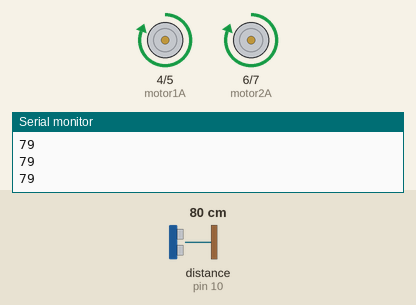
A sketch run on a simulated Arduino Uno, built with avr-gcc and run on an emulated ATmega328P. Shown: motor-driver pin pairs drawn as motors (green arrow = first pin HIGH = forward, orange = second pin HIGH = backward, longer = more drive), the last lines printed to the serial monitor. Wiring (inferred from the names in the program): ultrasonic range finder: trigger pin 9; echo pin 10. The inputs (shaded band) are chosen by the test bench; at power-on: distance to the obstacle (sensor on pin 10) 80 cm. The echo pulse lasts 58.3 µs per cm.

Above: at 1.2 s.
1.3 s: distance to the obstacle (sensor on pin 10) set to 17 cm
2.8 s: distance to the obstacle (sensor on pin 10) set to 14 cm
At 3.6 s:
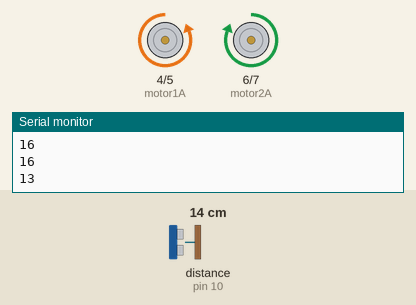
5.8 s: distance to the obstacle (sensor on pin 10) set to 18 cm
At 7.1 s:
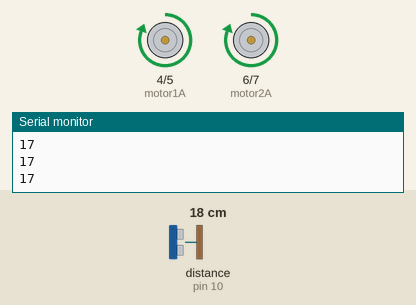
7.6 s: distance to the obstacle (sensor on pin 10) set to 2 cm
At 7.9 s:
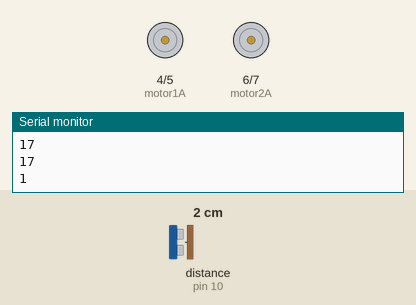
Timing chart, 0 to 11.6 s (numbered marks = the images above; inputs shaded):
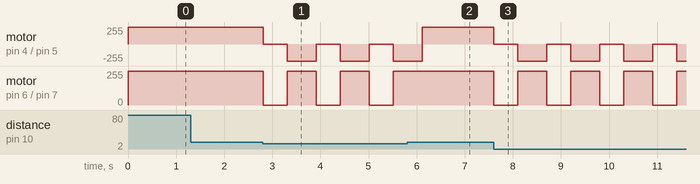

The sketch:

ObstacleAvoiding_Robot.ino
```cpp
#define trigPin 9
#define echoPin 10
#define motor1A 4
#define motor1B 5
#define motor2A 6
#define motor2B 7

void setup() {
  pinMode(trigPin, OUTPUT);
  pinMode(echoPin, INPUT);
  pinMode(motor1A, OUTPUT);
  pinMode(motor1B, OUTPUT);
  pinMode(motor2A, OUTPUT);
  pinMode(motor2B, OUTPUT);
  Serial.begin(9600);
}

void loop() {
  long duration;
  int distance;
  digitalWrite(trigPin, LOW);
  delayMicroseconds(2);
  digitalWrite(trigPin, HIGH);
  delayMicroseconds(10);
  digitalWrite(trigPin, LOW);
  duration = pulseIn(echoPin, HIGH);
  distance = duration * 0.034 / 2;
  Serial.println(distance);

  if (distance < 15) { // Obstacle detected within 15 cm
    stopRobot();
    delay(500);
    turnRight();
    delay(600);
  } else {
    moveForward();
  }
}

void moveForward() {
  digitalWrite(motor1A, HIGH);
  digitalWrite(motor1B, LOW);
  digitalWrite(motor2A, HIGH);
  digitalWrite(motor2B, LOW);
}

void stopRobot() {
  digitalWrite(motor1A, LOW);
  digitalWrite(motor1B, LOW);
  digitalWrite(motor2A, LOW);
  digitalWrite(motor2B, LOW);
}

void turnRight() {
  digitalWrite(motor1A, LOW);
  digitalWrite(motor1B, HIGH);
  digitalWrite(motor2A, HIGH);
  digitalWrite(motor2B, LOW);
}
```

Measured:
- the behaviour switches between 16 and 15 cm on distance to the obstacle (sensor on pin 10) (found by bisection; images 0 and 1)
- after the input at 2.8 s, motor on pin 4 (motor1A) / pin 5 (motor1B): alternates backward 255/255 for 0.60 s and stopped for 0.50 s, starting at once; motor on pin 6 (motor2A) / pin 7 (motor2B): alternates forward 255/255 for 0.60 s and stopped for 0.50 s, starting at once
- after the input at 5.8 s, motor on pin 6 (motor2A) / pin 7 (motor2B): stays forward 255/255 (without the input it goes to stopped after 0.31 s)
- after the input at 7.6 s, motor on pin 4 (motor1A) / pin 5 (motor1B): alternates backward 255/255 for 0.60 s and stopped for 0.50 s, starting at once; motor on pin 6 (motor2A) / pin 7 (motor2B): alternates forward 255/255 for 0.60 s and stopped for 0.50 s, starting at once
